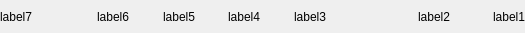
<?xml version="1.0" encoding="UTF-8"?>
<ui version="4.0">
 <class>StatusBarWidget</class>
 <widget class="QWidget" name="StatusBarWidget">
  <property name="geometry">
   <rect>
    <x>0</x>
    <y>0</y>
    <width>525</width>
    <height>33</height>
   </rect>
  </property>
  <property name="windowTitle">
   <string>Form</string>
  </property>
  <layout class="QHBoxLayout" name="horizontalLayout">
   <property name="spacing">
    <number>6</number>
   </property>
   <property name="leftMargin">
    <number>0</number>
   </property>
   <property name="topMargin">
    <number>0</number>
   </property>
   <property name="rightMargin">
    <number>0</number>
   </property>
   <property name="bottomMargin">
    <number>0</number>
   </property>
   <item>
    <widget class="DLabel" name="label7">
     <property name="sizePolicy">
      <sizepolicy hsizetype="Preferred" vsizetype="Preferred">
       <horstretch>20</horstretch>
       <verstretch>0</verstretch>
      </sizepolicy>
     </property>
     <property name="text">
      <string>label7</string>
     </property>
    </widget>
   </item>
   <item>
    <widget class="DLabel" name="label6">
     <property name="sizePolicy">
      <sizepolicy hsizetype="Preferred" vsizetype="Preferred">
       <horstretch>13</horstretch>
       <verstretch>0</verstretch>
      </sizepolicy>
     </property>
     <property name="text">
      <string>label6</string>
     </property>
    </widget>
   </item>
   <item>
    <widget class="DLabel" name="label5">
     <property name="sizePolicy">
      <sizepolicy hsizetype="Preferred" vsizetype="Preferred">
       <horstretch>13</horstretch>
       <verstretch>0</verstretch>
      </sizepolicy>
     </property>
     <property name="text">
      <string>label5</string>
     </property>
    </widget>
   </item>
   <item>
    <widget class="DLabel" name="label4">
     <property name="sizePolicy">
      <sizepolicy hsizetype="Preferred" vsizetype="Preferred">
       <horstretch>13</horstretch>
       <verstretch>0</verstretch>
      </sizepolicy>
     </property>
     <property name="text">
      <string>label4</string>
     </property>
    </widget>
   </item>
   <item>
    <widget class="DLabel" name="label3">
     <property name="sizePolicy">
      <sizepolicy hsizetype="Preferred" vsizetype="Preferred">
       <horstretch>13</horstretch>
       <verstretch>0</verstretch>
      </sizepolicy>
     </property>
     <property name="text">
      <string>label3</string>
     </property>
    </widget>
   </item>
   <item>
    <widget class="DLabel" name="label2">
     <property name="sizePolicy">
      <sizepolicy hsizetype="Preferred" vsizetype="Preferred">
       <horstretch>20</horstretch>
       <verstretch>0</verstretch>
      </sizepolicy>
     </property>
     <property name="text">
      <string>label2</string>
     </property>
     <property name="alignment">
      <set>Qt::AlignRight|Qt::AlignTrailing|Qt::AlignVCenter</set>
     </property>
    </widget>
   </item>
   <item>
    <widget class="DLabel" name="label1">
     <property name="sizePolicy">
      <sizepolicy hsizetype="Preferred" vsizetype="Preferred">
       <horstretch>15</horstretch>
       <verstretch>0</verstretch>
      </sizepolicy>
     </property>
     <property name="frameShape">
      <enum>QFrame::NoFrame</enum>
     </property>
     <property name="text">
      <string>label1</string>
     </property>
     <property name="alignment">
      <set>Qt::AlignRight|Qt::AlignTrailing|Qt::AlignVCenter</set>
     </property>
    </widget>
   </item>
  </layout>
 </widget>
 <customwidgets>
  <customwidget>
   <class>DLabel</class>
   <extends>QLabel</extends>
   <header>Label/dlabel.h</header>
   <container>1</container>
  </customwidget>
 </customwidgets>
 <resources/>
 <connections/>
</ui>
